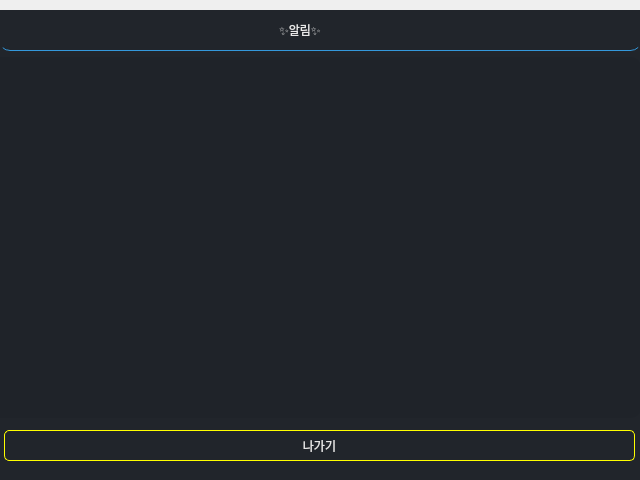
<?xml version="1.0" encoding="UTF-8"?>
<ui version="4.0">
 <class>Dialog</class>
 <widget class="QDialog" name="Dialog">
  <property name="geometry">
   <rect>
    <x>0</x>
    <y>0</y>
    <width>640</width>
    <height>480</height>
   </rect>
  </property>
  <property name="windowTitle">
   <string>Dialog</string>
  </property>
  <property name="styleSheet">
   <string notr="true">QPushButton#dialog_btn_exit {
    border-style: solid;
    border-width: 1px;
    border-color: rgb(255, 255, 255);
    border-radius: 5px;
    padding: 5px 10px;
    color: white;
}


QPushButton#dialog_btn_exit:hover {
    background-color: rgba(70, 130, 180, 1);
}

QPushButton#dialog_btn_exit:pressed {
    background-color: rgba(25, 25, 112, 1);
}</string>
  </property>
  <widget class="QLabel" name="dialog_label_top_line">
   <property name="geometry">
    <rect>
     <x>0</x>
     <y>0</y>
     <width>641</width>
     <height>51</height>
    </rect>
   </property>
   <property name="styleSheet">
    <string notr="true">border-radius: 10px;
border-bottom: 1px solid #3498db;</string>
   </property>
   <property name="text">
    <string/>
   </property>
  </widget>
  <widget class="QLabel" name="dialog_label_title">
   <property name="geometry">
    <rect>
     <x>279</x>
     <y>14</y>
     <width>81</width>
     <height>31</height>
    </rect>
   </property>
   <property name="styleSheet">
    <string notr="true">font: 600 13pt &quot;Segoe UI Variable Small Semibol&quot;;
color: rgb(232, 232, 232);</string>
   </property>
   <property name="text">
    <string>✨알림✨</string>
   </property>
  </widget>
  <widget class="QLabel" name="dialog_label_back">
   <property name="geometry">
    <rect>
     <x>0</x>
     <y>10</y>
     <width>641</width>
     <height>471</height>
    </rect>
   </property>
   <property name="styleSheet">
    <string notr="true">background-color: rgb(33, 37, 43);</string>
   </property>
   <property name="text">
    <string/>
   </property>
  </widget>
  <widget class="QPushButton" name="dialog_btn_exit">
   <property name="geometry">
    <rect>
     <x>4</x>
     <y>430</y>
     <width>631</width>
     <height>31</height>
    </rect>
   </property>
   <property name="styleSheet">
    <string notr="true">font: 600 9pt &quot;Segoe UI Variable Small Semibol&quot;;
border: 1px solid yellow;
color: rgb(232, 232, 232);

</string>
   </property>
   <property name="text">
    <string>나가기</string>
   </property>
  </widget>
  <widget class="QListView" name="dialog_listview_notice">
   <property name="geometry">
    <rect>
     <x>0</x>
     <y>57</y>
     <width>641</width>
     <height>361</height>
    </rect>
   </property>
   <property name="styleSheet">
    <string notr="true">background-color: rgb(31, 35, 41);
border-top-right-radius: 10px;
border-bottom-right-radius: 10px;
color: rgb(231, 231, 231);
font: 600 15pt &quot;Segoe UI Variable Small Semibol&quot;;</string>
   </property>
  </widget>
  <zorder>dialog_label_back</zorder>
  <zorder>dialog_label_top_line</zorder>
  <zorder>dialog_label_title</zorder>
  <zorder>dialog_btn_exit</zorder>
  <zorder>dialog_listview_notice</zorder>
 </widget>
 <resources/>
 <connections/>
</ui>
